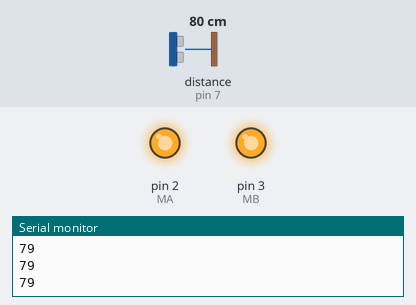
Simulated run of this sketch. Board: Arduino Uno, built with avr-gcc and run on an emulated ATmega328P. Parts: output pins drawn as LEDs (lit = HIGH), the last lines printed to the serial monitor. Wiring (inferred from the names in the program): ultrasonic range finder: trigger pin 9; echo pin 7. Dashed ring = blinking. The inputs (shaded band) are chosen by the test bench; at power-on: distance to the obstacle (sensor on pin 7) 80 cm. The echo pulse lasts 58.3 µs per cm; pins used as bus, display or sensor lines are not drawn.

Above: at 1.2 s.
1.3 s: distance to the obstacle (sensor on pin 7) set to 89 cm
At 1.56 s:
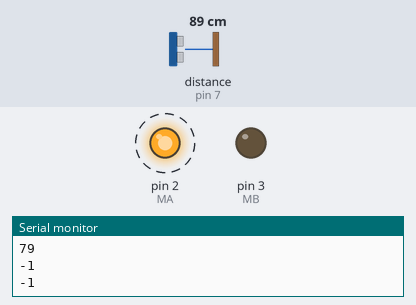
4.3 s: distance to the obstacle (sensor on pin 7) set to 2 cm
At 5.4 s:
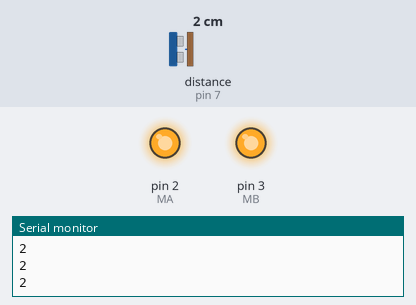
5.8 s: distance to the obstacle (sensor on pin 7) set to 120 cm
At 6.06 s:
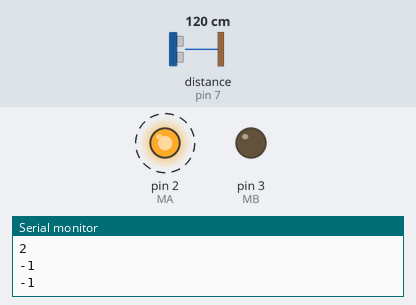
8.8 s: distance to the obstacle (sensor on pin 7) set to 4 cm
At 9.7 s:
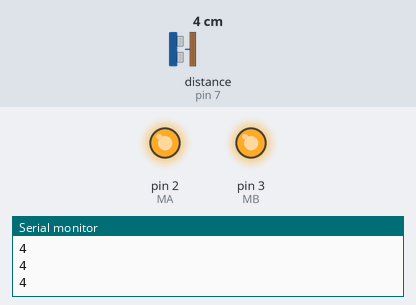
Timing chart, 0 to 11.4 s (numbered marks = the images above; inputs shaded):
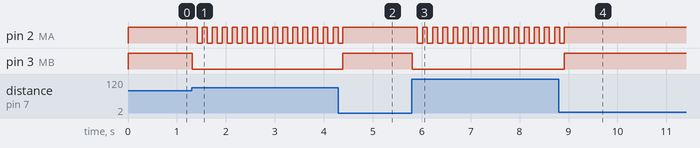

Measured:
- the behaviour switches between 85 and 86 cm on distance to the obstacle (sensor on pin 7) (found by bisection; images 0 and 1)
- after the input at 1.3 s, pin 2 (MA): alternates HIGH for 0.10 s and LOW for 0.11 s, starting after 0.11 s; pin 3 (MB): HIGH → LOW at once
- after the input at 4.3 s, pin 2 (MA): goes on until 4.4 s, then stays HIGH; pin 3 (MB): LOW → HIGH after 0.09 s
- after the input at 5.8 s, pin 2 (MA): alternates HIGH for 0.10 s and LOW for 0.11 s, starting after 0.11 s; pin 3 (MB): HIGH → LOW at once
- after the input at 8.8 s, pin 2 (MA): goes on until 8.9 s, then stays HIGH; pin 3 (MB): LOW → HIGH after 0.12 s

The sketch:

sumo.ino
```cpp
#define echoPin 7 // Echo Pin
#define trigPin 9 // Trigger Pin
#define MA 2
#define MB 3//

int maximumRange = 85; // Maximum range needed
int minimumRange = 0; // Minimum range needed
long duration, distance; // Duration used to calculate distance

void setup() {
 Serial.begin (9600);
 pinMode(trigPin, OUTPUT);
 pinMode(echoPin, INPUT);
 pinMode(MA, OUTPUT);
  pinMode(MB, OUTPUT);//
}

void loop() {

 digitalWrite(trigPin, LOW);
 delayMicroseconds(2);

 digitalWrite(trigPin, HIGH);
 delayMicroseconds(10);

 digitalWrite(trigPin, LOW);
 duration = pulseIn(echoPin, HIGH);

 //Calculate the distance (in cm) based on the speed of sound.
 distance = duration/58.2;

 if (distance >= maximumRange || distance <= minimumRange){

 Serial.println("-1");
 digitalWrite(MA, HIGH);
 digitalWrite(MB, LOW);
 delay(100);
 digitalWrite(MA, LOW);
 delay(100);

 }
 else {

 Serial.println(distance);
 digitalWrite(MA, HIGH);
digitalWrite(MB, HIGH);
 }

 //Delay 50ms before next reading.

}
```
